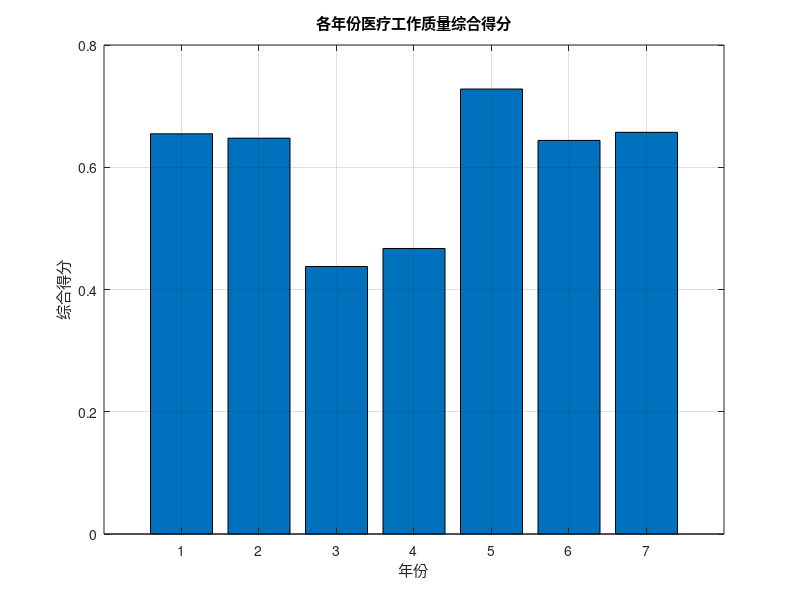

Write MATLAB code to recreate this figure.
% 1. 输入数据
data = [
    95.3, 29.4, 331.1, 47.2;
    96.3, 26.9, 332.9, 42.0;
    95.9, 24.7, 329.4, 50.6;
    97.3, 28.4, 356.6, 67.5;
    98.1, 28.8, 365.7, 40.9;
    97.0, 25.4, 332.4, 41.3;
    97.2, 25.5, 333.3, 42.1
];

% 指标类型：1代表正向指标（越大越好），-1代表负向指标（越小越好）
indicator_type = [1, 1, -1, -1]; 

% 2. 数据标准化 (Min-Max 标准化)
[num_years, num_indicators] = size(data);
standardized_data = zeros(num_years, num_indicators);

for j = 1:num_indicators
    if indicator_type(j) == 1 % 正向指标
        min_val = min(data(:, j));
        max_val = max(data(:, j));
        standardized_data(:, j) = (data(:, j) - min_val) / (max_val - min_val);
    else % 负向指标
        min_val = min(data(:, j));
        max_val = max(data(:, j));
        standardized_data(:, j) = (max_val - data(:, j)) / (max_val - min_val);
    end
end

disp('标准化后的数据:');
disp(standardized_data);

% 3. 计算客观权重 (熵值法)
% 避免log(0)的情况，给数据加上一个非常小的常数，或者在归一化时处理
epsilon = 1e-6; % 避免log(0)的微小常数

% 数据归一化 for entropy method (使其非负且每列和为1)
normalized_for_entropy = standardized_data + epsilon; % 确保所有值都大于0
col_sums = sum(normalized_for_entropy);
p_ij = normalized_for_entropy ./ col_sums;

% 计算熵值
e_j = zeros(1, num_indicators);
for j = 1:num_indicators
    temp = p_ij(:, j) .* log(p_ij(:, j));
    temp(isnan(temp)) = 0; % 处理 log(0) 导致的 NaN (如果原始数据中存在0)
    e_j(j) = -sum(temp) / log(num_years);
end

% 计算差异系数
d_j = 1 - e_j;

% 计算客观权重
objective_weights = d_j / sum(d_j);

disp('客观权重 (熵值法):');
disp(objective_weights);

% 4. 确定主观权重 (示例，你可以根据实际情况调整)
% 假设主观认为四个指标权重分别为：好转率30%，床位周转次数20%，平均病床工作日25%，平均费用值25%
subjective_weights = [0.30, 0.20, 0.25, 0.25]; 

% 检查主观权重和是否为1
if sum(subjective_weights) ~= 1
    warning('主观权重之和不为1，已自动归一化。');
    subjective_weights = subjective_weights / sum(subjective_weights);
end

disp('主观权重:');
disp(subjective_weights);

% 5. 计算综合集成权重
% w = 0.6w1 + 0.4w2
combined_weights = 0.6 * subjective_weights + 0.4 * objective_weights;

% 归一化最终权重，以防万一（虽然理论上应该已经归一化了）
combined_weights = combined_weights / sum(combined_weights);

disp('综合集成权重:');
disp(combined_weights);

% 6. 计算综合得分
composite_scores = standardized_data * combined_weights';

disp('各年份综合得分:');
for i = 1:num_years
    fprintf('第 %d 年: %.4f\n', i, composite_scores(i));
end

% 对得分进行排序和评价
[sorted_scores, sorted_indices] = sort(composite_scores, 'descend');

disp('------------------------------------------');
disp('医疗工作质量综合评价:');
for i = 1:num_years
    fprintf('第 %d 名: 第 %d 年, 得分 %.4f\n', i, sorted_indices(i), sorted_scores(i));
end

% 可视化结果
years = 1:num_years;
figure;
bar(years, composite_scores);
xlabel('年份');
ylabel('综合得分');
title('各年份医疗工作质量综合得分');
grid on;